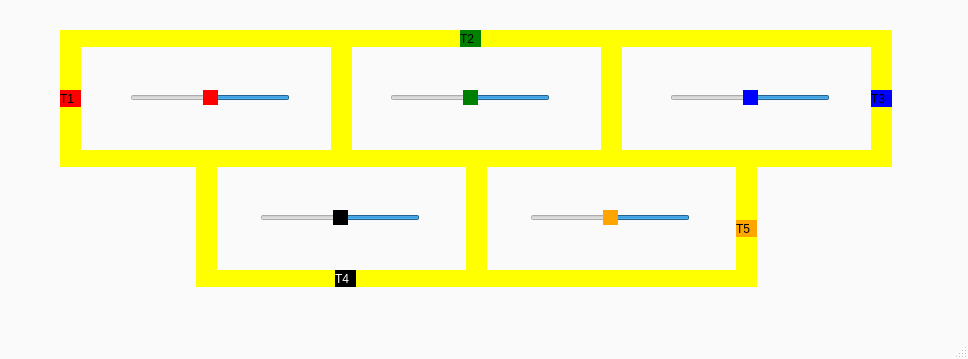
<?xml version="1.0" encoding="UTF-8"?>
<ui version="4.0">
 <class>MainWindow</class>
 <widget class="QMainWindow" name="MainWindow">
  <property name="geometry">
   <rect>
    <x>0</x>
    <y>0</y>
    <width>968</width>
    <height>359</height>
   </rect>
  </property>
  <property name="palette">
   <palette>
    <active>
     <colorrole role="WindowText">
      <brush brushstyle="SolidPattern">
       <color alpha="255">
        <red>0</red>
        <green>0</green>
        <blue>0</blue>
       </color>
      </brush>
     </colorrole>
     <colorrole role="Button">
      <brush brushstyle="SolidPattern">
       <color alpha="255">
        <red>250</red>
        <green>250</green>
        <blue>250</blue>
       </color>
      </brush>
     </colorrole>
     <colorrole role="Light">
      <brush brushstyle="SolidPattern">
       <color alpha="255">
        <red>255</red>
        <green>255</green>
        <blue>255</blue>
       </color>
      </brush>
     </colorrole>
     <colorrole role="Midlight">
      <brush brushstyle="SolidPattern">
       <color alpha="255">
        <red>252</red>
        <green>252</green>
        <blue>252</blue>
       </color>
      </brush>
     </colorrole>
     <colorrole role="Dark">
      <brush brushstyle="SolidPattern">
       <color alpha="255">
        <red>125</red>
        <green>125</green>
        <blue>125</blue>
       </color>
      </brush>
     </colorrole>
     <colorrole role="Mid">
      <brush brushstyle="SolidPattern">
       <color alpha="255">
        <red>167</red>
        <green>167</green>
        <blue>167</blue>
       </color>
      </brush>
     </colorrole>
     <colorrole role="Text">
      <brush brushstyle="SolidPattern">
       <color alpha="255">
        <red>0</red>
        <green>0</green>
        <blue>0</blue>
       </color>
      </brush>
     </colorrole>
     <colorrole role="BrightText">
      <brush brushstyle="SolidPattern">
       <color alpha="255">
        <red>255</red>
        <green>255</green>
        <blue>255</blue>
       </color>
      </brush>
     </colorrole>
     <colorrole role="ButtonText">
      <brush brushstyle="SolidPattern">
       <color alpha="255">
        <red>0</red>
        <green>0</green>
        <blue>0</blue>
       </color>
      </brush>
     </colorrole>
     <colorrole role="Base">
      <brush brushstyle="SolidPattern">
       <color alpha="255">
        <red>255</red>
        <green>255</green>
        <blue>255</blue>
       </color>
      </brush>
     </colorrole>
     <colorrole role="Window">
      <brush brushstyle="SolidPattern">
       <color alpha="255">
        <red>250</red>
        <green>250</green>
        <blue>250</blue>
       </color>
      </brush>
     </colorrole>
     <colorrole role="Shadow">
      <brush brushstyle="SolidPattern">
       <color alpha="255">
        <red>0</red>
        <green>0</green>
        <blue>0</blue>
       </color>
      </brush>
     </colorrole>
     <colorrole role="AlternateBase">
      <brush brushstyle="SolidPattern">
       <color alpha="255">
        <red>252</red>
        <green>252</green>
        <blue>252</blue>
       </color>
      </brush>
     </colorrole>
     <colorrole role="ToolTipBase">
      <brush brushstyle="SolidPattern">
       <color alpha="255">
        <red>255</red>
        <green>255</green>
        <blue>220</blue>
       </color>
      </brush>
     </colorrole>
     <colorrole role="ToolTipText">
      <brush brushstyle="SolidPattern">
       <color alpha="255">
        <red>0</red>
        <green>0</green>
        <blue>0</blue>
       </color>
      </brush>
     </colorrole>
     <colorrole role="PlaceholderText">
      <brush brushstyle="SolidPattern">
       <color alpha="128">
        <red>0</red>
        <green>0</green>
        <blue>0</blue>
       </color>
      </brush>
     </colorrole>
    </active>
    <inactive>
     <colorrole role="WindowText">
      <brush brushstyle="SolidPattern">
       <color alpha="255">
        <red>0</red>
        <green>0</green>
        <blue>0</blue>
       </color>
      </brush>
     </colorrole>
     <colorrole role="Button">
      <brush brushstyle="SolidPattern">
       <color alpha="255">
        <red>250</red>
        <green>250</green>
        <blue>250</blue>
       </color>
      </brush>
     </colorrole>
     <colorrole role="Light">
      <brush brushstyle="SolidPattern">
       <color alpha="255">
        <red>255</red>
        <green>255</green>
        <blue>255</blue>
       </color>
      </brush>
     </colorrole>
     <colorrole role="Midlight">
      <brush brushstyle="SolidPattern">
       <color alpha="255">
        <red>252</red>
        <green>252</green>
        <blue>252</blue>
       </color>
      </brush>
     </colorrole>
     <colorrole role="Dark">
      <brush brushstyle="SolidPattern">
       <color alpha="255">
        <red>125</red>
        <green>125</green>
        <blue>125</blue>
       </color>
      </brush>
     </colorrole>
     <colorrole role="Mid">
      <brush brushstyle="SolidPattern">
       <color alpha="255">
        <red>167</red>
        <green>167</green>
        <blue>167</blue>
       </color>
      </brush>
     </colorrole>
     <colorrole role="Text">
      <brush brushstyle="SolidPattern">
       <color alpha="255">
        <red>0</red>
        <green>0</green>
        <blue>0</blue>
       </color>
      </brush>
     </colorrole>
     <colorrole role="BrightText">
      <brush brushstyle="SolidPattern">
       <color alpha="255">
        <red>255</red>
        <green>255</green>
        <blue>255</blue>
       </color>
      </brush>
     </colorrole>
     <colorrole role="ButtonText">
      <brush brushstyle="SolidPattern">
       <color alpha="255">
        <red>0</red>
        <green>0</green>
        <blue>0</blue>
       </color>
      </brush>
     </colorrole>
     <colorrole role="Base">
      <brush brushstyle="SolidPattern">
       <color alpha="255">
        <red>255</red>
        <green>255</green>
        <blue>255</blue>
       </color>
      </brush>
     </colorrole>
     <colorrole role="Window">
      <brush brushstyle="SolidPattern">
       <color alpha="255">
        <red>250</red>
        <green>250</green>
        <blue>250</blue>
       </color>
      </brush>
     </colorrole>
     <colorrole role="Shadow">
      <brush brushstyle="SolidPattern">
       <color alpha="255">
        <red>0</red>
        <green>0</green>
        <blue>0</blue>
       </color>
      </brush>
     </colorrole>
     <colorrole role="AlternateBase">
      <brush brushstyle="SolidPattern">
       <color alpha="255">
        <red>252</red>
        <green>252</green>
        <blue>252</blue>
       </color>
      </brush>
     </colorrole>
     <colorrole role="ToolTipBase">
      <brush brushstyle="SolidPattern">
       <color alpha="255">
        <red>255</red>
        <green>255</green>
        <blue>220</blue>
       </color>
      </brush>
     </colorrole>
     <colorrole role="ToolTipText">
      <brush brushstyle="SolidPattern">
       <color alpha="255">
        <red>0</red>
        <green>0</green>
        <blue>0</blue>
       </color>
      </brush>
     </colorrole>
     <colorrole role="PlaceholderText">
      <brush brushstyle="SolidPattern">
       <color alpha="128">
        <red>0</red>
        <green>0</green>
        <blue>0</blue>
       </color>
      </brush>
     </colorrole>
    </inactive>
    <disabled>
     <colorrole role="WindowText">
      <brush brushstyle="SolidPattern">
       <color alpha="255">
        <red>125</red>
        <green>125</green>
        <blue>125</blue>
       </color>
      </brush>
     </colorrole>
     <colorrole role="Button">
      <brush brushstyle="SolidPattern">
       <color alpha="255">
        <red>250</red>
        <green>250</green>
        <blue>250</blue>
       </color>
      </brush>
     </colorrole>
     <colorrole role="Light">
      <brush brushstyle="SolidPattern">
       <color alpha="255">
        <red>255</red>
        <green>255</green>
        <blue>255</blue>
       </color>
      </brush>
     </colorrole>
     <colorrole role="Midlight">
      <brush brushstyle="SolidPattern">
       <color alpha="255">
        <red>252</red>
        <green>252</green>
        <blue>252</blue>
       </color>
      </brush>
     </colorrole>
     <colorrole role="Dark">
      <brush brushstyle="SolidPattern">
       <color alpha="255">
        <red>125</red>
        <green>125</green>
        <blue>125</blue>
       </color>
      </brush>
     </colorrole>
     <colorrole role="Mid">
      <brush brushstyle="SolidPattern">
       <color alpha="255">
        <red>167</red>
        <green>167</green>
        <blue>167</blue>
       </color>
      </brush>
     </colorrole>
     <colorrole role="Text">
      <brush brushstyle="SolidPattern">
       <color alpha="255">
        <red>125</red>
        <green>125</green>
        <blue>125</blue>
       </color>
      </brush>
     </colorrole>
     <colorrole role="BrightText">
      <brush brushstyle="SolidPattern">
       <color alpha="255">
        <red>255</red>
        <green>255</green>
        <blue>255</blue>
       </color>
      </brush>
     </colorrole>
     <colorrole role="ButtonText">
      <brush brushstyle="SolidPattern">
       <color alpha="255">
        <red>125</red>
        <green>125</green>
        <blue>125</blue>
       </color>
      </brush>
     </colorrole>
     <colorrole role="Base">
      <brush brushstyle="SolidPattern">
       <color alpha="255">
        <red>250</red>
        <green>250</green>
        <blue>250</blue>
       </color>
      </brush>
     </colorrole>
     <colorrole role="Window">
      <brush brushstyle="SolidPattern">
       <color alpha="255">
        <red>250</red>
        <green>250</green>
        <blue>250</blue>
       </color>
      </brush>
     </colorrole>
     <colorrole role="Shadow">
      <brush brushstyle="SolidPattern">
       <color alpha="255">
        <red>0</red>
        <green>0</green>
        <blue>0</blue>
       </color>
      </brush>
     </colorrole>
     <colorrole role="AlternateBase">
      <brush brushstyle="SolidPattern">
       <color alpha="255">
        <red>250</red>
        <green>250</green>
        <blue>250</blue>
       </color>
      </brush>
     </colorrole>
     <colorrole role="ToolTipBase">
      <brush brushstyle="SolidPattern">
       <color alpha="255">
        <red>255</red>
        <green>255</green>
        <blue>220</blue>
       </color>
      </brush>
     </colorrole>
     <colorrole role="ToolTipText">
      <brush brushstyle="SolidPattern">
       <color alpha="255">
        <red>0</red>
        <green>0</green>
        <blue>0</blue>
       </color>
      </brush>
     </colorrole>
     <colorrole role="PlaceholderText">
      <brush brushstyle="SolidPattern">
       <color alpha="128">
        <red>0</red>
        <green>0</green>
        <blue>0</blue>
       </color>
      </brush>
     </colorrole>
    </disabled>
   </palette>
  </property>
  <property name="windowTitle">
   <string>MainWindow</string>
  </property>
  <widget class="QWidget" name="centralWidget">
   <widget class="QLabel" name="label_trilho1_3">
    <property name="geometry">
     <rect>
      <x>81</x>
      <y>30</y>
      <width>250</width>
      <height>17</height>
     </rect>
    </property>
    <property name="palette">
     <palette>
      <active>
       <colorrole role="Button">
        <brush brushstyle="SolidPattern">
         <color alpha="255">
          <red>255</red>
          <green>255</green>
          <blue>0</blue>
         </color>
        </brush>
       </colorrole>
       <colorrole role="Base">
        <brush brushstyle="SolidPattern">
         <color alpha="255">
          <red>255</red>
          <green>255</green>
          <blue>0</blue>
         </color>
        </brush>
       </colorrole>
       <colorrole role="Window">
        <brush brushstyle="SolidPattern">
         <color alpha="255">
          <red>255</red>
          <green>255</green>
          <blue>0</blue>
         </color>
        </brush>
       </colorrole>
      </active>
      <inactive>
       <colorrole role="Button">
        <brush brushstyle="SolidPattern">
         <color alpha="255">
          <red>255</red>
          <green>255</green>
          <blue>0</blue>
         </color>
        </brush>
       </colorrole>
       <colorrole role="Base">
        <brush brushstyle="SolidPattern">
         <color alpha="255">
          <red>255</red>
          <green>255</green>
          <blue>0</blue>
         </color>
        </brush>
       </colorrole>
       <colorrole role="Window">
        <brush brushstyle="SolidPattern">
         <color alpha="255">
          <red>255</red>
          <green>255</green>
          <blue>0</blue>
         </color>
        </brush>
       </colorrole>
      </inactive>
      <disabled>
       <colorrole role="Button">
        <brush brushstyle="SolidPattern">
         <color alpha="255">
          <red>255</red>
          <green>255</green>
          <blue>0</blue>
         </color>
        </brush>
       </colorrole>
       <colorrole role="Base">
        <brush brushstyle="SolidPattern">
         <color alpha="255">
          <red>255</red>
          <green>255</green>
          <blue>0</blue>
         </color>
        </brush>
       </colorrole>
       <colorrole role="Window">
        <brush brushstyle="SolidPattern">
         <color alpha="255">
          <red>255</red>
          <green>255</green>
          <blue>0</blue>
         </color>
        </brush>
       </colorrole>
      </disabled>
     </palette>
    </property>
    <property name="styleSheet">
     <string notr="true">QLabel { background: yellow}</string>
    </property>
    <property name="text">
     <string/>
    </property>
   </widget>
   <widget class="QLabel" name="label_trilho3_3">
    <property name="geometry">
     <rect>
      <x>736</x>
      <y>150</y>
      <width>21</width>
      <height>137</height>
     </rect>
    </property>
    <property name="styleSheet">
     <string notr="true">QLabel { background: yellow}</string>
    </property>
    <property name="text">
     <string/>
    </property>
   </widget>
   <widget class="QLabel" name="label_trilho3_2">
    <property name="geometry">
     <rect>
      <x>331</x>
      <y>30</y>
      <width>21</width>
      <height>137</height>
     </rect>
    </property>
    <property name="styleSheet">
     <string notr="true">QLabel { background: yellow}</string>
    </property>
    <property name="text">
     <string/>
    </property>
   </widget>
   <widget class="QLabel" name="label_trilho2_3">
    <property name="geometry">
     <rect>
      <x>621</x>
      <y>150</y>
      <width>250</width>
      <height>17</height>
     </rect>
    </property>
    <property name="styleSheet">
     <string notr="true">QLabel { background: yellow}</string>
    </property>
    <property name="text">
     <string/>
    </property>
   </widget>
   <widget class="QLabel" name="label_trilho3_4">
    <property name="geometry">
     <rect>
      <x>466</x>
      <y>150</y>
      <width>21</width>
      <height>137</height>
     </rect>
    </property>
    <property name="styleSheet">
     <string notr="true">QLabel { background: yellow}</string>
    </property>
    <property name="text">
     <string/>
    </property>
   </widget>
   <widget class="QLabel" name="label_trilho4_3">
    <property name="geometry">
     <rect>
      <x>871</x>
      <y>30</y>
      <width>21</width>
      <height>137</height>
     </rect>
    </property>
    <property name="styleSheet">
     <string notr="true">QLabel { background: yellow}</string>
    </property>
    <property name="text">
     <string/>
    </property>
   </widget>
   <widget class="QLabel" name="label_trilho2_4">
    <property name="geometry">
     <rect>
      <x>217</x>
      <y>270</y>
      <width>250</width>
      <height>17</height>
     </rect>
    </property>
    <property name="styleSheet">
     <string notr="true">QLabel { background: yellow}</string>
    </property>
    <property name="text">
     <string/>
    </property>
   </widget>
   <widget class="QLabel" name="label_trilho2_5">
    <property name="geometry">
     <rect>
      <x>351</x>
      <y>150</y>
      <width>250</width>
      <height>17</height>
     </rect>
    </property>
    <property name="styleSheet">
     <string notr="true">QLabel { background: yellow}</string>
    </property>
    <property name="text">
     <string/>
    </property>
   </widget>
   <widget class="QLabel" name="label_trilho1_4">
    <property name="geometry">
     <rect>
      <x>621</x>
      <y>30</y>
      <width>250</width>
      <height>17</height>
     </rect>
    </property>
    <property name="styleSheet">
     <string notr="true">QLabel { background: yellow}</string>
    </property>
    <property name="text">
     <string/>
    </property>
   </widget>
   <widget class="QLabel" name="label_trilho4_4">
    <property name="geometry">
     <rect>
      <x>601</x>
      <y>30</y>
      <width>21</width>
      <height>137</height>
     </rect>
    </property>
    <property name="styleSheet">
     <string notr="true">QLabel { background: yellow}</string>
    </property>
    <property name="text">
     <string/>
    </property>
   </widget>
   <widget class="QLabel" name="label_trilho1_5">
    <property name="geometry">
     <rect>
      <x>351</x>
      <y>30</y>
      <width>250</width>
      <height>17</height>
     </rect>
    </property>
    <property name="styleSheet">
     <string notr="true">QLabel { background: yellow}</string>
    </property>
    <property name="text">
     <string/>
    </property>
   </widget>
   <widget class="QLabel" name="label_trilho2_6">
    <property name="geometry">
     <rect>
      <x>487</x>
      <y>270</y>
      <width>250</width>
      <height>17</height>
     </rect>
    </property>
    <property name="styleSheet">
     <string notr="true">QLabel { background: yellow}</string>
    </property>
    <property name="text">
     <string/>
    </property>
   </widget>
   <widget class="QLabel" name="label_trilho4_5">
    <property name="geometry">
     <rect>
      <x>60</x>
      <y>30</y>
      <width>21</width>
      <height>137</height>
     </rect>
    </property>
    <property name="palette">
     <palette>
      <active>
       <colorrole role="Button">
        <brush brushstyle="SolidPattern">
         <color alpha="255">
          <red>255</red>
          <green>255</green>
          <blue>0</blue>
         </color>
        </brush>
       </colorrole>
       <colorrole role="Base">
        <brush brushstyle="SolidPattern">
         <color alpha="255">
          <red>255</red>
          <green>255</green>
          <blue>0</blue>
         </color>
        </brush>
       </colorrole>
       <colorrole role="Window">
        <brush brushstyle="SolidPattern">
         <color alpha="255">
          <red>255</red>
          <green>255</green>
          <blue>0</blue>
         </color>
        </brush>
       </colorrole>
      </active>
      <inactive>
       <colorrole role="Button">
        <brush brushstyle="SolidPattern">
         <color alpha="255">
          <red>255</red>
          <green>255</green>
          <blue>0</blue>
         </color>
        </brush>
       </colorrole>
       <colorrole role="Base">
        <brush brushstyle="SolidPattern">
         <color alpha="255">
          <red>255</red>
          <green>255</green>
          <blue>0</blue>
         </color>
        </brush>
       </colorrole>
       <colorrole role="Window">
        <brush brushstyle="SolidPattern">
         <color alpha="255">
          <red>255</red>
          <green>255</green>
          <blue>0</blue>
         </color>
        </brush>
       </colorrole>
      </inactive>
      <disabled>
       <colorrole role="Button">
        <brush brushstyle="SolidPattern">
         <color alpha="255">
          <red>255</red>
          <green>255</green>
          <blue>0</blue>
         </color>
        </brush>
       </colorrole>
       <colorrole role="Base">
        <brush brushstyle="SolidPattern">
         <color alpha="255">
          <red>255</red>
          <green>255</green>
          <blue>0</blue>
         </color>
        </brush>
       </colorrole>
       <colorrole role="Window">
        <brush brushstyle="SolidPattern">
         <color alpha="255">
          <red>255</red>
          <green>255</green>
          <blue>0</blue>
         </color>
        </brush>
       </colorrole>
      </disabled>
     </palette>
    </property>
    <property name="styleSheet">
     <string notr="true">QLabel { background: yellow}</string>
    </property>
    <property name="text">
     <string/>
    </property>
   </widget>
   <widget class="QLabel" name="label_trilho4_6">
    <property name="geometry">
     <rect>
      <x>196</x>
      <y>150</y>
      <width>21</width>
      <height>137</height>
     </rect>
    </property>
    <property name="styleSheet">
     <string notr="true">QLabel { background: yellow}</string>
    </property>
    <property name="text">
     <string/>
    </property>
   </widget>
   <widget class="QLabel" name="label_trilho2_7">
    <property name="geometry">
     <rect>
      <x>81</x>
      <y>150</y>
      <width>250</width>
      <height>17</height>
     </rect>
    </property>
    <property name="styleSheet">
     <string notr="true">QLabel { background: yellow}</string>
    </property>
    <property name="text">
     <string/>
    </property>
   </widget>
   <widget class="QLabel" name="label_trem1">
    <property name="enabled">
     <bool>true</bool>
    </property>
    <property name="geometry">
     <rect>
      <x>60</x>
      <y>90</y>
      <width>21</width>
      <height>17</height>
     </rect>
    </property>
    <property name="palette">
     <palette>
      <active>
       <colorrole role="WindowText">
        <brush brushstyle="SolidPattern">
         <color alpha="255">
          <red>0</red>
          <green>0</green>
          <blue>0</blue>
         </color>
        </brush>
       </colorrole>
       <colorrole role="Button">
        <brush brushstyle="SolidPattern">
         <color alpha="255">
          <red>255</red>
          <green>0</green>
          <blue>0</blue>
         </color>
        </brush>
       </colorrole>
       <colorrole role="Light">
        <brush brushstyle="SolidPattern">
         <color alpha="255">
          <red>255</red>
          <green>183</green>
          <blue>112</blue>
         </color>
        </brush>
       </colorrole>
       <colorrole role="Midlight">
        <brush brushstyle="SolidPattern">
         <color alpha="255">
          <red>250</red>
          <green>152</green>
          <blue>56</blue>
         </color>
        </brush>
       </colorrole>
       <colorrole role="Dark">
        <brush brushstyle="SolidPattern">
         <color alpha="255">
          <red>122</red>
          <green>60</green>
          <blue>0</blue>
         </color>
        </brush>
       </colorrole>
       <colorrole role="Mid">
        <brush brushstyle="SolidPattern">
         <color alpha="255">
          <red>163</red>
          <green>81</green>
          <blue>0</blue>
         </color>
        </brush>
       </colorrole>
       <colorrole role="Text">
        <brush brushstyle="SolidPattern">
         <color alpha="255">
          <red>0</red>
          <green>0</green>
          <blue>0</blue>
         </color>
        </brush>
       </colorrole>
       <colorrole role="BrightText">
        <brush brushstyle="SolidPattern">
         <color alpha="255">
          <red>255</red>
          <green>255</green>
          <blue>255</blue>
         </color>
        </brush>
       </colorrole>
       <colorrole role="ButtonText">
        <brush brushstyle="SolidPattern">
         <color alpha="255">
          <red>0</red>
          <green>0</green>
          <blue>0</blue>
         </color>
        </brush>
       </colorrole>
       <colorrole role="Base">
        <brush brushstyle="SolidPattern">
         <color alpha="255">
          <red>255</red>
          <green>0</green>
          <blue>0</blue>
         </color>
        </brush>
       </colorrole>
       <colorrole role="Window">
        <brush brushstyle="SolidPattern">
         <color alpha="255">
          <red>255</red>
          <green>0</green>
          <blue>0</blue>
         </color>
        </brush>
       </colorrole>
       <colorrole role="Shadow">
        <brush brushstyle="SolidPattern">
         <color alpha="255">
          <red>0</red>
          <green>0</green>
          <blue>0</blue>
         </color>
        </brush>
       </colorrole>
       <colorrole role="AlternateBase">
        <brush brushstyle="SolidPattern">
         <color alpha="255">
          <red>250</red>
          <green>188</green>
          <blue>127</blue>
         </color>
        </brush>
       </colorrole>
       <colorrole role="ToolTipBase">
        <brush brushstyle="SolidPattern">
         <color alpha="255">
          <red>255</red>
          <green>255</green>
          <blue>220</blue>
         </color>
        </brush>
       </colorrole>
       <colorrole role="ToolTipText">
        <brush brushstyle="SolidPattern">
         <color alpha="255">
          <red>0</red>
          <green>0</green>
          <blue>0</blue>
         </color>
        </brush>
       </colorrole>
       <colorrole role="PlaceholderText">
        <brush brushstyle="SolidPattern">
         <color alpha="128">
          <red>0</red>
          <green>0</green>
          <blue>0</blue>
         </color>
        </brush>
       </colorrole>
      </active>
      <inactive>
       <colorrole role="WindowText">
        <brush brushstyle="SolidPattern">
         <color alpha="255">
          <red>0</red>
          <green>0</green>
          <blue>0</blue>
         </color>
        </brush>
       </colorrole>
       <colorrole role="Button">
        <brush brushstyle="SolidPattern">
         <color alpha="255">
          <red>255</red>
          <green>0</green>
          <blue>0</blue>
         </color>
        </brush>
       </colorrole>
       <colorrole role="Light">
        <brush brushstyle="SolidPattern">
         <color alpha="255">
          <red>255</red>
          <green>183</green>
          <blue>112</blue>
         </color>
        </brush>
       </colorrole>
       <colorrole role="Midlight">
        <brush brushstyle="SolidPattern">
         <color alpha="255">
          <red>250</red>
          <green>152</green>
          <blue>56</blue>
         </color>
        </brush>
       </colorrole>
       <colorrole role="Dark">
        <brush brushstyle="SolidPattern">
         <color alpha="255">
          <red>122</red>
          <green>60</green>
          <blue>0</blue>
         </color>
        </brush>
       </colorrole>
       <colorrole role="Mid">
        <brush brushstyle="SolidPattern">
         <color alpha="255">
          <red>163</red>
          <green>81</green>
          <blue>0</blue>
         </color>
        </brush>
       </colorrole>
       <colorrole role="Text">
        <brush brushstyle="SolidPattern">
         <color alpha="255">
          <red>0</red>
          <green>0</green>
          <blue>0</blue>
         </color>
        </brush>
       </colorrole>
       <colorrole role="BrightText">
        <brush brushstyle="SolidPattern">
         <color alpha="255">
          <red>255</red>
          <green>255</green>
          <blue>255</blue>
         </color>
        </brush>
       </colorrole>
       <colorrole role="ButtonText">
        <brush brushstyle="SolidPattern">
         <color alpha="255">
          <red>0</red>
          <green>0</green>
          <blue>0</blue>
         </color>
        </brush>
       </colorrole>
       <colorrole role="Base">
        <brush brushstyle="SolidPattern">
         <color alpha="255">
          <red>255</red>
          <green>0</green>
          <blue>0</blue>
         </color>
        </brush>
       </colorrole>
       <colorrole role="Window">
        <brush brushstyle="SolidPattern">
         <color alpha="255">
          <red>255</red>
          <green>0</green>
          <blue>0</blue>
         </color>
        </brush>
       </colorrole>
       <colorrole role="Shadow">
        <brush brushstyle="SolidPattern">
         <color alpha="255">
          <red>0</red>
          <green>0</green>
          <blue>0</blue>
         </color>
        </brush>
       </colorrole>
       <colorrole role="AlternateBase">
        <brush brushstyle="SolidPattern">
         <color alpha="255">
          <red>250</red>
          <green>188</green>
          <blue>127</blue>
         </color>
        </brush>
       </colorrole>
       <colorrole role="ToolTipBase">
        <brush brushstyle="SolidPattern">
         <color alpha="255">
          <red>255</red>
          <green>255</green>
          <blue>220</blue>
         </color>
        </brush>
       </colorrole>
       <colorrole role="ToolTipText">
        <brush brushstyle="SolidPattern">
         <color alpha="255">
          <red>0</red>
          <green>0</green>
          <blue>0</blue>
         </color>
        </brush>
       </colorrole>
       <colorrole role="PlaceholderText">
        <brush brushstyle="SolidPattern">
         <color alpha="128">
          <red>0</red>
          <green>0</green>
          <blue>0</blue>
         </color>
        </brush>
       </colorrole>
      </inactive>
      <disabled>
       <colorrole role="WindowText">
        <brush brushstyle="SolidPattern">
         <color alpha="255">
          <red>122</red>
          <green>60</green>
          <blue>0</blue>
         </color>
        </brush>
       </colorrole>
       <colorrole role="Button">
        <brush brushstyle="SolidPattern">
         <color alpha="255">
          <red>255</red>
          <green>0</green>
          <blue>0</blue>
         </color>
        </brush>
       </colorrole>
       <colorrole role="Light">
        <brush brushstyle="SolidPattern">
         <color alpha="255">
          <red>255</red>
          <green>183</green>
          <blue>112</blue>
         </color>
        </brush>
       </colorrole>
       <colorrole role="Midlight">
        <brush brushstyle="SolidPattern">
         <color alpha="255">
          <red>250</red>
          <green>152</green>
          <blue>56</blue>
         </color>
        </brush>
       </colorrole>
       <colorrole role="Dark">
        <brush brushstyle="SolidPattern">
         <color alpha="255">
          <red>122</red>
          <green>60</green>
          <blue>0</blue>
         </color>
        </brush>
       </colorrole>
       <colorrole role="Mid">
        <brush brushstyle="SolidPattern">
         <color alpha="255">
          <red>163</red>
          <green>81</green>
          <blue>0</blue>
         </color>
        </brush>
       </colorrole>
       <colorrole role="Text">
        <brush brushstyle="SolidPattern">
         <color alpha="255">
          <red>122</red>
          <green>60</green>
          <blue>0</blue>
         </color>
        </brush>
       </colorrole>
       <colorrole role="BrightText">
        <brush brushstyle="SolidPattern">
         <color alpha="255">
          <red>255</red>
          <green>255</green>
          <blue>255</blue>
         </color>
        </brush>
       </colorrole>
       <colorrole role="ButtonText">
        <brush brushstyle="SolidPattern">
         <color alpha="255">
          <red>122</red>
          <green>60</green>
          <blue>0</blue>
         </color>
        </brush>
       </colorrole>
       <colorrole role="Base">
        <brush brushstyle="SolidPattern">
         <color alpha="255">
          <red>255</red>
          <green>0</green>
          <blue>0</blue>
         </color>
        </brush>
       </colorrole>
       <colorrole role="Window">
        <brush brushstyle="SolidPattern">
         <color alpha="255">
          <red>255</red>
          <green>0</green>
          <blue>0</blue>
         </color>
        </brush>
       </colorrole>
       <colorrole role="Shadow">
        <brush brushstyle="SolidPattern">
         <color alpha="255">
          <red>0</red>
          <green>0</green>
          <blue>0</blue>
         </color>
        </brush>
       </colorrole>
       <colorrole role="AlternateBase">
        <brush brushstyle="SolidPattern">
         <color alpha="255">
          <red>245</red>
          <green>121</green>
          <blue>0</blue>
         </color>
        </brush>
       </colorrole>
       <colorrole role="ToolTipBase">
        <brush brushstyle="SolidPattern">
         <color alpha="255">
          <red>255</red>
          <green>255</green>
          <blue>220</blue>
         </color>
        </brush>
       </colorrole>
       <colorrole role="ToolTipText">
        <brush brushstyle="SolidPattern">
         <color alpha="255">
          <red>0</red>
          <green>0</green>
          <blue>0</blue>
         </color>
        </brush>
       </colorrole>
       <colorrole role="PlaceholderText">
        <brush brushstyle="SolidPattern">
         <color alpha="128">
          <red>0</red>
          <green>0</green>
          <blue>0</blue>
         </color>
        </brush>
       </colorrole>
      </disabled>
     </palette>
    </property>
    <property name="autoFillBackground">
     <bool>false</bool>
    </property>
    <property name="styleSheet">
     <string notr="true">QLabel { background:red}</string>
    </property>
    <property name="text">
     <string>T1</string>
    </property>
   </widget>
   <widget class="QLabel" name="label_trem2">
    <property name="geometry">
     <rect>
      <x>460</x>
      <y>30</y>
      <width>21</width>
      <height>17</height>
     </rect>
    </property>
    <property name="palette">
     <palette>
      <active>
       <colorrole role="Button">
        <brush brushstyle="SolidPattern">
         <color alpha="255">
          <red>0</red>
          <green>128</green>
          <blue>0</blue>
         </color>
        </brush>
       </colorrole>
       <colorrole role="Base">
        <brush brushstyle="SolidPattern">
         <color alpha="255">
          <red>0</red>
          <green>128</green>
          <blue>0</blue>
         </color>
        </brush>
       </colorrole>
       <colorrole role="Window">
        <brush brushstyle="SolidPattern">
         <color alpha="255">
          <red>0</red>
          <green>128</green>
          <blue>0</blue>
         </color>
        </brush>
       </colorrole>
      </active>
      <inactive>
       <colorrole role="Button">
        <brush brushstyle="SolidPattern">
         <color alpha="255">
          <red>0</red>
          <green>128</green>
          <blue>0</blue>
         </color>
        </brush>
       </colorrole>
       <colorrole role="Base">
        <brush brushstyle="SolidPattern">
         <color alpha="255">
          <red>0</red>
          <green>128</green>
          <blue>0</blue>
         </color>
        </brush>
       </colorrole>
       <colorrole role="Window">
        <brush brushstyle="SolidPattern">
         <color alpha="255">
          <red>0</red>
          <green>128</green>
          <blue>0</blue>
         </color>
        </brush>
       </colorrole>
      </inactive>
      <disabled>
       <colorrole role="Button">
        <brush brushstyle="SolidPattern">
         <color alpha="255">
          <red>0</red>
          <green>128</green>
          <blue>0</blue>
         </color>
        </brush>
       </colorrole>
       <colorrole role="Base">
        <brush brushstyle="SolidPattern">
         <color alpha="255">
          <red>0</red>
          <green>128</green>
          <blue>0</blue>
         </color>
        </brush>
       </colorrole>
       <colorrole role="Window">
        <brush brushstyle="SolidPattern">
         <color alpha="255">
          <red>0</red>
          <green>128</green>
          <blue>0</blue>
         </color>
        </brush>
       </colorrole>
      </disabled>
     </palette>
    </property>
    <property name="styleSheet">
     <string notr="true">QLabel { background: green}</string>
    </property>
    <property name="text">
     <string>T2</string>
    </property>
   </widget>
   <widget class="QLabel" name="label_trem3">
    <property name="geometry">
     <rect>
      <x>871</x>
      <y>90</y>
      <width>21</width>
      <height>17</height>
     </rect>
    </property>
    <property name="styleSheet">
     <string notr="true">QLabel { background: blue}</string>
    </property>
    <property name="text">
     <string>T3</string>
    </property>
   </widget>
   <widget class="QLabel" name="label_trem4">
    <property name="geometry">
     <rect>
      <x>335</x>
      <y>270</y>
      <width>21</width>
      <height>17</height>
     </rect>
    </property>
    <property name="styleSheet">
     <string notr="true">QLabel { background: black; color:white;}</string>
    </property>
    <property name="text">
     <string>T4</string>
    </property>
   </widget>
   <widget class="QLabel" name="label_trem5">
    <property name="geometry">
     <rect>
      <x>736</x>
      <y>220</y>
      <width>21</width>
      <height>17</height>
     </rect>
    </property>
    <property name="styleSheet">
     <string notr="true">QLabel { background: orange}</string>
    </property>
    <property name="text">
     <string>T5</string>
    </property>
   </widget>
   <widget class="QSlider" name="horizontalSlider_2">
    <property name="geometry">
     <rect>
      <x>390</x>
      <y>90</y>
      <width>160</width>
      <height>16</height>
     </rect>
    </property>
    <property name="styleSheet">
     <string notr="true">QSlider::handle:horizontal {background-color: green
}</string>
    </property>
    <property name="maximum">
     <number>200</number>
    </property>
    <property name="value">
     <number>100</number>
    </property>
    <property name="orientation">
     <enum>Qt::Horizontal</enum>
    </property>
    <property name="invertedAppearance">
     <bool>true</bool>
    </property>
   </widget>
   <widget class="QSlider" name="horizontalSlider_5">
    <property name="geometry">
     <rect>
      <x>530</x>
      <y>210</y>
      <width>160</width>
      <height>16</height>
     </rect>
    </property>
    <property name="styleSheet">
     <string notr="true">QSlider::handle:horizontal {background-color: orange}</string>
    </property>
    <property name="maximum">
     <number>200</number>
    </property>
    <property name="value">
     <number>100</number>
    </property>
    <property name="orientation">
     <enum>Qt::Horizontal</enum>
    </property>
    <property name="invertedAppearance">
     <bool>true</bool>
    </property>
   </widget>
   <widget class="QSlider" name="horizontalSlider_3">
    <property name="geometry">
     <rect>
      <x>670</x>
      <y>90</y>
      <width>160</width>
      <height>16</height>
     </rect>
    </property>
    <property name="styleSheet">
     <string notr="true">QSlider::handle:horizontal {background-color: blue}</string>
    </property>
    <property name="maximum">
     <number>200</number>
    </property>
    <property name="value">
     <number>100</number>
    </property>
    <property name="orientation">
     <enum>Qt::Horizontal</enum>
    </property>
    <property name="invertedAppearance">
     <bool>true</bool>
    </property>
   </widget>
   <widget class="QSlider" name="horizontalSlider_4">
    <property name="geometry">
     <rect>
      <x>260</x>
      <y>210</y>
      <width>160</width>
      <height>16</height>
     </rect>
    </property>
    <property name="styleSheet">
     <string notr="true">QSlider::handle:horizontal {background-color: black}</string>
    </property>
    <property name="maximum">
     <number>200</number>
    </property>
    <property name="value">
     <number>100</number>
    </property>
    <property name="orientation">
     <enum>Qt::Horizontal</enum>
    </property>
    <property name="invertedAppearance">
     <bool>true</bool>
    </property>
   </widget>
   <widget class="QSlider" name="horizontalSlider">
    <property name="geometry">
     <rect>
      <x>130</x>
      <y>90</y>
      <width>160</width>
      <height>16</height>
     </rect>
    </property>
    <property name="styleSheet">
     <string notr="true">QSlider::handle:horizontal {background-color: red}</string>
    </property>
    <property name="minimum">
     <number>0</number>
    </property>
    <property name="maximum">
     <number>200</number>
    </property>
    <property name="value">
     <number>100</number>
    </property>
    <property name="orientation">
     <enum>Qt::Horizontal</enum>
    </property>
    <property name="invertedAppearance">
     <bool>true</bool>
    </property>
   </widget>
  </widget>
  <widget class="QStatusBar" name="statusBar"/>
 </widget>
 <layoutdefault spacing="6" margin="11"/>
 <resources/>
 <connections/>
</ui>
